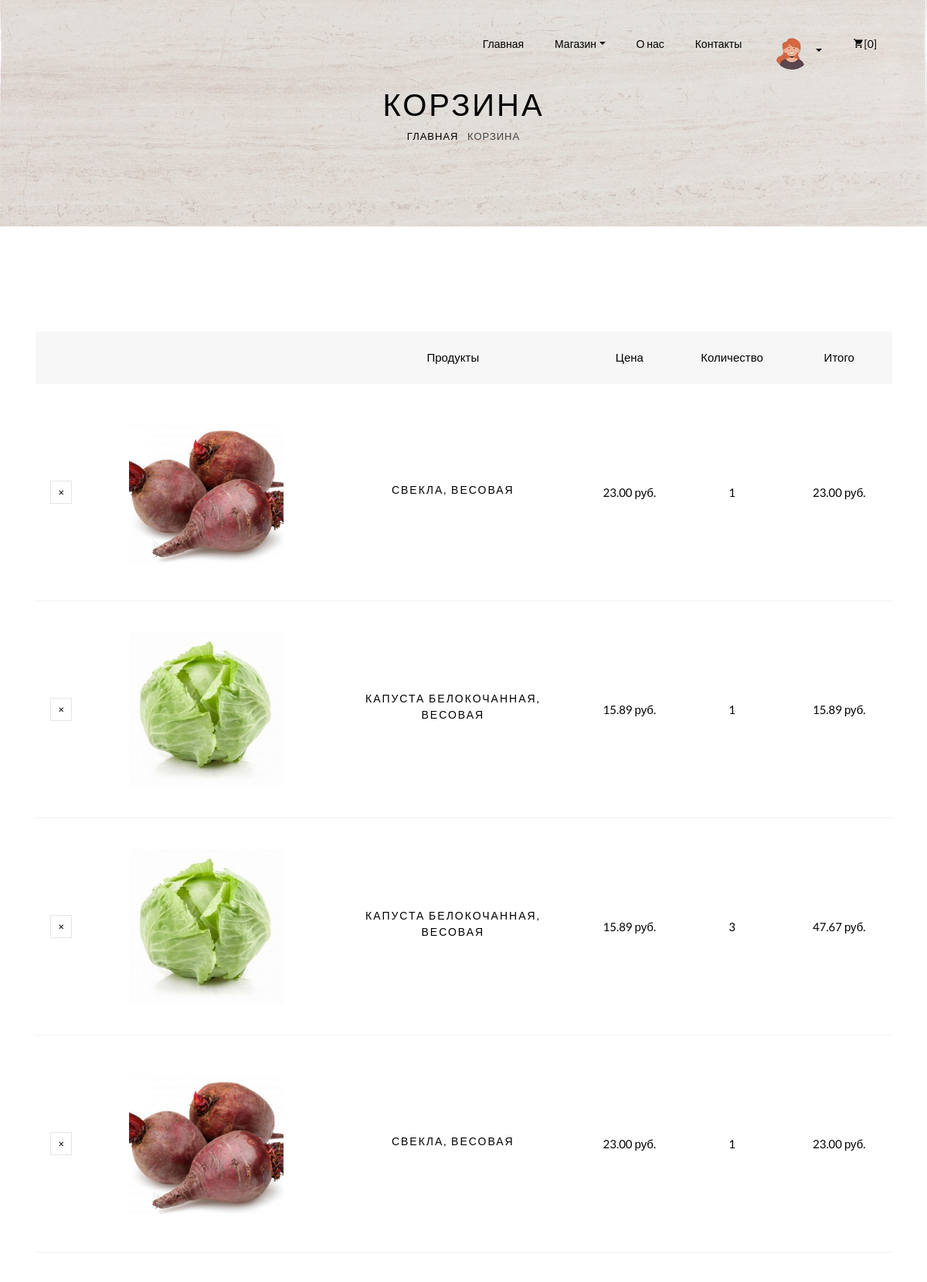
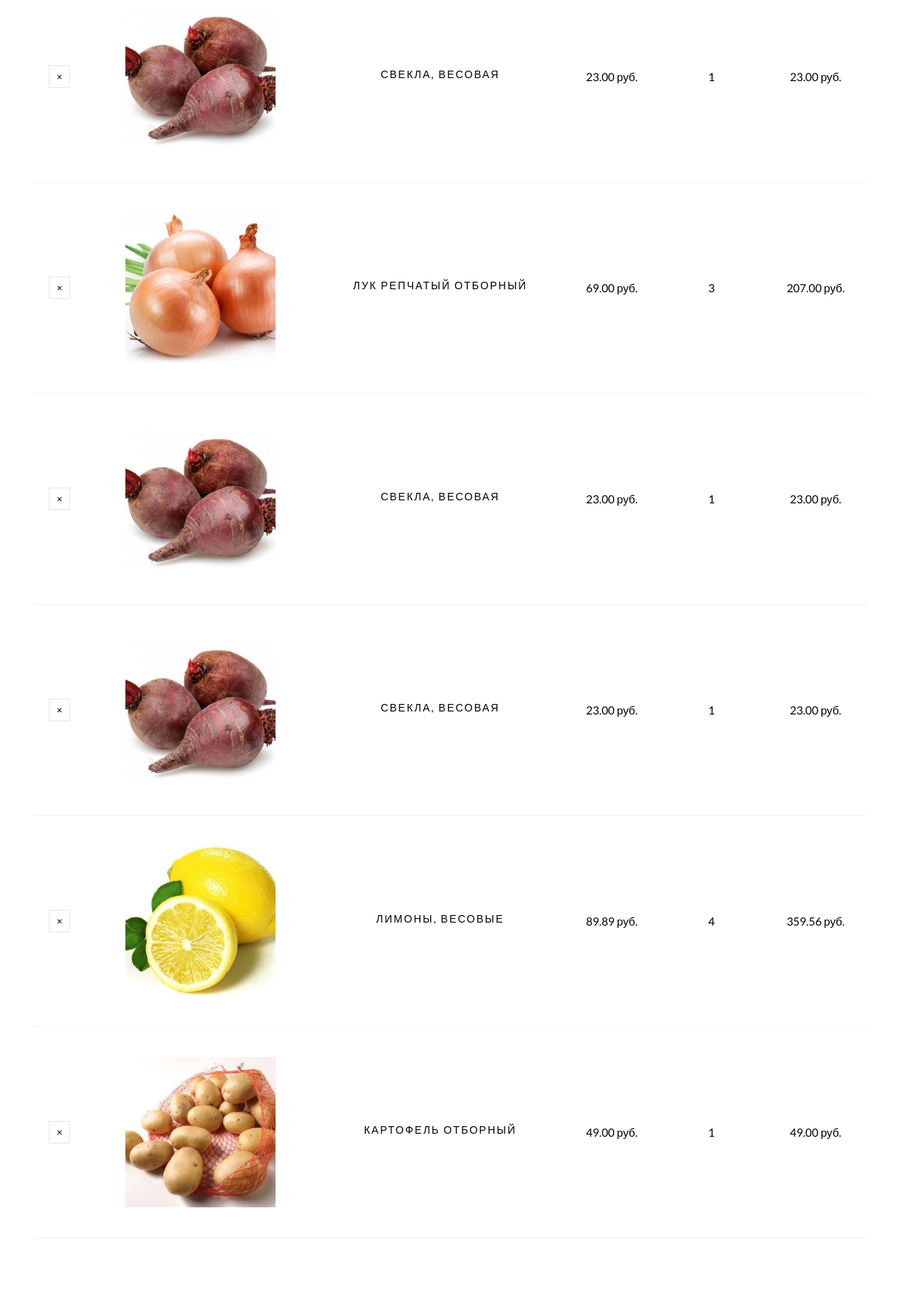
Page /shop/cart_view/ (signed in, upper part) on the committed database (2 pictures, top to bottom).
### shop/models.py (models this page shows, shortened)
class OrderItem(models.Model):
    order = models.ForeignKey(Order, on_delete=models.CASCADE)  # связь с заказом
    product = models.ForeignKey(Product,
                                on_delete=models.PROTECT)  # связь с Продуктом, удалить продукт просто так нельзя
    quantity = models.PositiveIntegerField(default=1)
    price = models.DecimalField(max_digits=20, decimal_places=2)
    discount = models.DecimalField(max_digits=20, decimal_places=2, default=0)  # возможная скидка, по умолчанию 0
    class Meta:
        ordering = ['pk']
    @property
    def amount(self):
        return self.quantity * (self.price - self.discount)

class Product(models.Model):
    name = models.CharField(max_length=255, verbose_name='product_name')
    code = models.CharField(max_length=255,
                            verbose_name='product_code')  # по этому полю различаем продукт (код продукта)
    price = models.DecimalField(max_digits=20, decimal_places=2)
    unit = models.CharField(max_length=255, blank=True, null=True)  # единица измерения
    image_url = models.ImageField(upload_to='img_product')  # путь на изображение продукта
    note = models.TextField(blank=True, null=True)  # комментарий к продукту
    class Meta:  # все элементы отображаются по дате создания
        ordering = ['pk']

### shop/views.py (the view)
# urls.py: path('cart_view/', views.cart_view, name='cart_view'),
@login_required(login_url=reverse_lazy('register'))
def cart_view(request):
    cart = Order.get_cart(request.user)
    items = cart.orderitem_set.all()
    context = {
        'cart': cart,
        'items': items
    }
    return render(request, 'shop/cart.html', context)

### shop/models.py (called while the page is built)
    @staticmethod
    def get_cart(user: User):
        cart = Order.objects.filter(user=user,
                                    status=Order.STATUS_CART
                                    ).first()
        if cart and (timezone.now() - cart.creation_time).days > 7:
            cart.delete()
            cart = None
        if not cart:
            cart = Order.objects.create(user=user,
                                        status=Order.STATUS_CART,
                                        amount=0
                                        )
        return cart

### templates/shop/cart.html (shortened to what this page needs)
{% extends 'base-page.html' %}
{% load static %}
{% block container  %}
<div class="hero-wrap hero-bread" style="background-image: url('{% static 'img/bg-66.jpg' %}');">
    <div class="container">
        <div class="row no-gutters slider-text align-items-center justify-content-center">
            <div class="col-md-9 ftco-animate text-center">
                <h1 class="mb-0 bread">Корзина</h1>
                <p class="breadcrumbs"><span class="mr-2"><a href="{% url 'index' %}">Главная</a></span> <span>Корзина</span></p>
            </div>
        </div>
    </div>
</div>
<section class="ftco-section ftco-cart">
    <div class="container">
        <div class="row">
            <div class="col-md-12 ftco-animate">
                <div class="cart-list">
                    <table class="table">
                        <thead class="thead-primary">
                        <tr class="text-center">
                            <th>&nbsp;</th>
                            <th>&nbsp;</th>
                            <th>Продукты</th>
                            <th>Цена</th>
                            <th>Количество</th>
                            <th>Итого</th>
                        </tr>
                        </thead>
                        <tbody>
                        {% for item in items %}
                        <tr class="text-center">
                            <form method="post" action="{% url 'cart_delete_item' item.pk %}">
                                <td class="product-remove"><a href="{% url 'cart_delete_item' item.pk %}"><span class="ion-ios-close"></span></a></td>
                            </form>
                            <td class="image-prod">
                                <div class="img" style="background-image:url('{{ item.product.image_url.url }}');"></div>
                            </td>
                            <td class="product-name">
                                <h3>{{ item.product.name }}</h3>
                            </td>
                            <td class="price">{{ item.price }} руб.</td>
                            <td class="price">{{ item.quantity }}</td>
                            <td class="total">{{ item.amount }} руб.</td>
                        </tr>
                        {% endfor %}
                        </tbody>
                    </table>
                </div>
            </div>
        </div>
        <div class="row justify-content-end">
        </div>
    </div>
</section>
{% endblock container  %}

### rows in the picture
OrderItem: product.image_url (picture), product.name "СВЕКЛА, ВЕСОВАЯ", price "23.00", quantity "1", amount "23.00"
OrderItem: product.image_url (picture), product.name "КАПУСТА БЕЛОКОЧАННАЯ, ВЕСОВАЯ", price "15.89", quantity "1", amount "15.89"
OrderItem: product.image_url (picture), product.name "КАПУСТА БЕЛОКОЧАННАЯ, ВЕСОВАЯ", price "15.89", quantity "3", amount "47.67"
OrderItem: product.image_url (picture), product.name "СВЕКЛА, ВЕСОВАЯ", price "23.00", quantity "1", amount "23.00"
OrderItem: product.image_url (picture), product.name "СВЕКЛА, ВЕСОВАЯ", price "23.00", quantity "1", amount "23.00"
OrderItem: product.image_url (picture), product.name "ЛУК РЕПЧАТЫЙ ОТБОРНЫЙ", price "69.00", quantity "3", amount "207.00"
OrderItem: product.image_url (picture), product.name "СВЕКЛА, ВЕСОВАЯ", price "23.00", quantity "1", amount "23.00"
OrderItem: product.image_url (picture), product.name "СВЕКЛА, ВЕСОВАЯ", price "23.00", quantity "1", amount "23.00"
OrderItem: product.image_url (picture), product.name "ЛИМОНЫ, ВЕСОВЫЕ", price "89.89", quantity "4", amount "359.56"
OrderItem: product.image_url (picture), product.name "КАРТОФЕЛЬ ОТБОРНЫЙ", price "49.00", quantity "1", amount "49.00"
